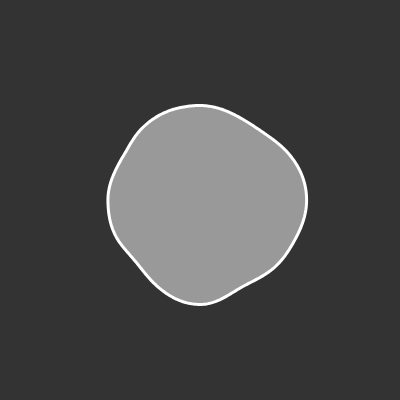
Frame 1 (no input)
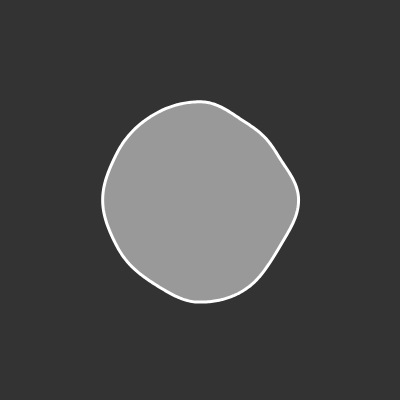
Frame 60 (no input)
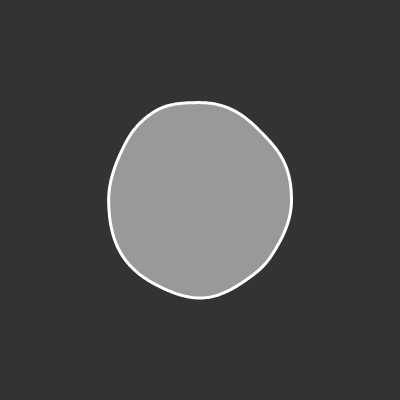
Frame 120 (the mouse pressed at the canvas centre since frame 60)

The p5.js sketch that drew these frames (run headless with seeded random() and noise() and a simulated clock; from frame 60 on, the mouse is pressed at the canvas centre):

// p5.js sketch
// ── sketch.js
var step, radius, radiusdev;
function setup() {
    createCanvas(400,400);
    step = PI/200;
    radius = 100;
    radiusdev = 20;
    noiseSeed(2555);
}

function draw() {
    background(51);
    stroke(255);
    strokeWeight(3);
    fill(255,127);
    push();
    translate(200,200);
    beginShape();
    noiseDetail(2);
    for(var i = 0; i < TWO_PI; i += step) {
        var deltaR = map(noise(cos(i)+10,sin(i)+10,frameCount/100),0,1,-radiusdev,radiusdev);
        //var deltaR = sin(frameCount/15+(i*15))*radiusdev;
        vertex(cos(i)*(radius+deltaR),sin(i)*(radius+deltaR));
    }
    endShape();
    pop();
}
